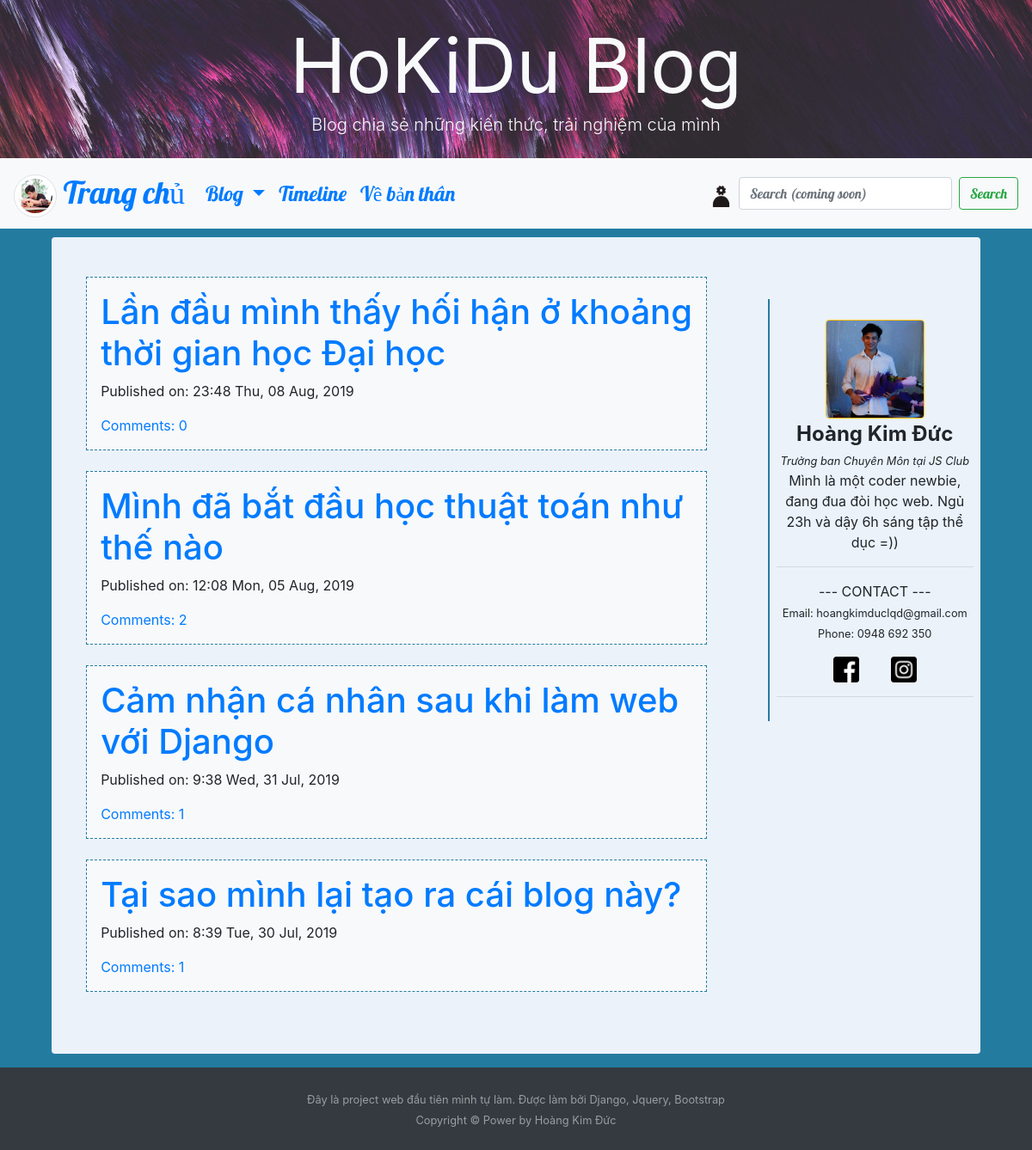
The page / on the database its author committed.
### blog/models.py (models this page shows, shortened)
class Post(models.Model):
   author = models.ForeignKey('auth.User', on_delete=models.CASCADE)
   title = models.CharField(max_length=200)
   text = models.TextField()
   create_date = models.DateTimeField(default=timezone.now)
   published_date = models.DateTimeField(blank=True,null=True)
   tag = models.CharField(choices=tag_list, max_length=20, default='tag1')
   view = models.IntegerField()

### blog/views.py (the view)
class PostListView(ListView):
   context_object_name = 'post_list'
   model = Post
   def get_queryset(self):
      return Post.objects.filter(published_date__lte=timezone.now()).order_by('-published_date')

### blog/views.py (called while the page is built)
   def get_context_data(self, **kwargs):
        ctx = super(ListView, self).get_context_data(**kwargs)
        ctx['Notification'] = Notification.objects.order_by('-time')
        return ctx

### blog/templates/blog/post_list.html (shortened to what this page needs)
{% extends "blog/base.html" %}
{% block content %}
<div class="centerstage">
   {% for post in post_list %}
   <br>
   <div class="post p-3 bg-light">
      <h1><a href="{% url 'post_detail' pk=post.pk %}">{{post.title}}</a></h1>
      <div class="date">
         <p>Published on: {{post.published_date|date:"G:i D, d M, Y"}}</p>
      </div>
      <a href="{% url 'post_detail' pk=post.pk %}">Comments: {{ post.comments.count }}</a>
   </div>
   {% endfor %}
</div>
{% endblock content %}

### blog/static/css/blog.css (style rules this page uses)
body { background-color: #247BA0; }
.centerstage { margin-left: auto; margin-right: auto; }
.post { border: 1px dashed #247BA0 }
html, body { height: 100%; }
body { display: flex; flex-direction: column; }

### rows shown on the page
Post: title "Lần đầu mình thấy hối hận ở khoảng thời gian học Đại học", published_date "23:48 Thu, 08 Aug, 2019", comments.count "0"
Post: title "Mình đã bắt đầu học thuật toán như thế nào", published_date "12:08 Mon, 05 Aug, 2019", comments.count "2"
Post: title "Cảm nhận cá nhân sau khi làm web với Django", published_date "9:38 Wed, 31 Jul, 2019", comments.count "1"
Post: title "Tại sao mình lại tạo ra cái blog này?", published_date "8:39 Tue, 30 Jul, 2019", comments.count "1"
